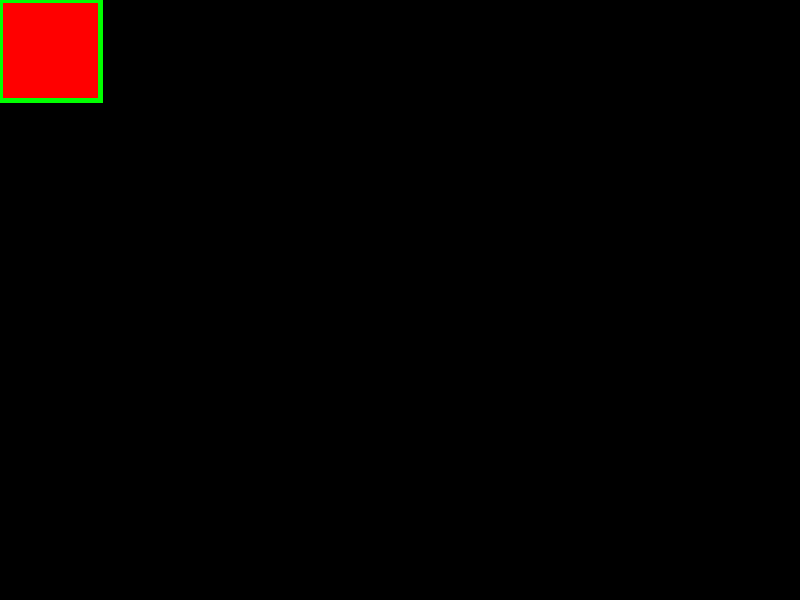
Frame 1 (no input)
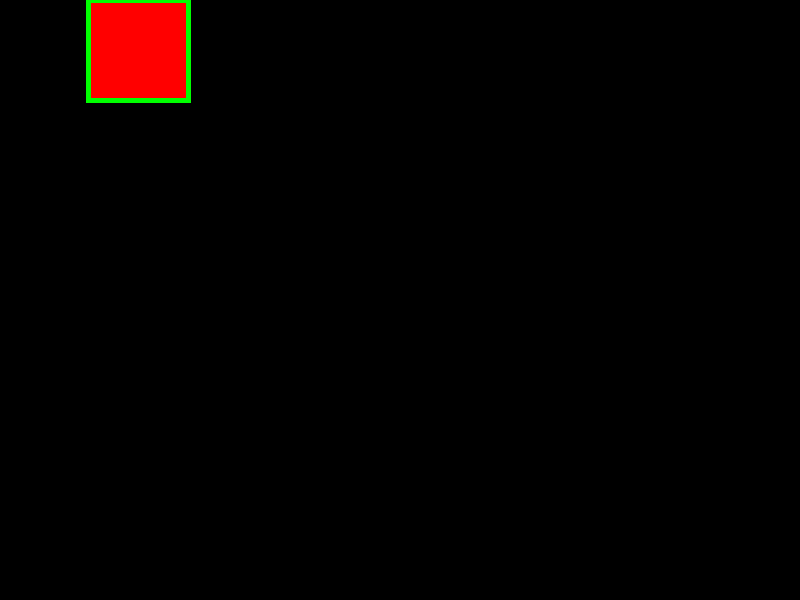
Frame 60 (the mouse pressed at the canvas centre just before this capture)
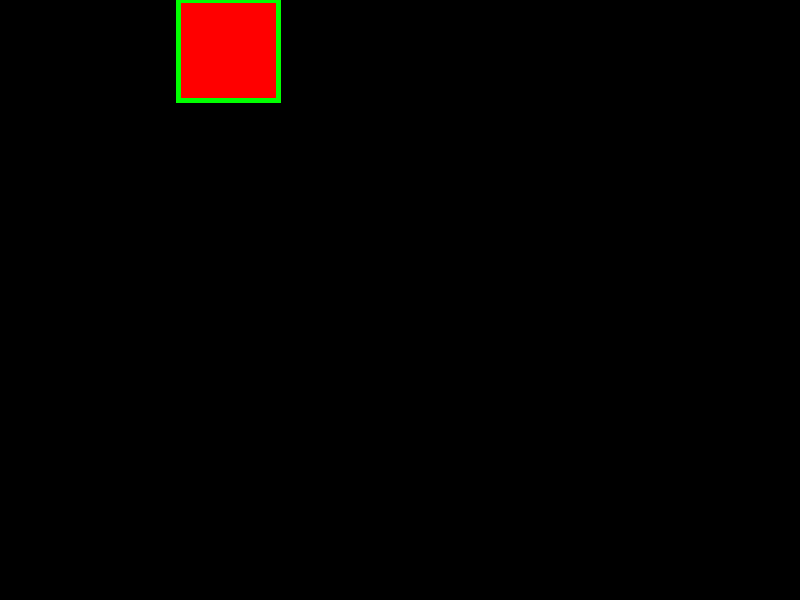
Frame 120 (the mouse held since frame 60 and released just before this capture)

The Processing sketch that drew these frames (run headless with seeded random() and noise(); from frame 60 on, the mouse is pressed at the canvas centre):

// Processing sketch: s05hw_animationbounce
// ── s05hw_animationbounce.pde
/**
 * @author: Dov Kruger
 * Make the rectangle bounce off all 4 walls
 * Also, make sure the rectangle does not disappear on the right beore it bounces!
 */


void setup() {
  size(800, 600);
}

float x = 0, y = 0;
float vx = +1.5;
void draw() {
  background(0);
  fill(255, 0, 0);
  stroke(0, 255, 0);
  strokeWeight(5);
  rect(x,y, 100, 100);
  x = x + vx;
  if (x >= 800) {
    vx = -vx;
  }
  if (x < 0) {
    vx = -vx;
  }
  
}
